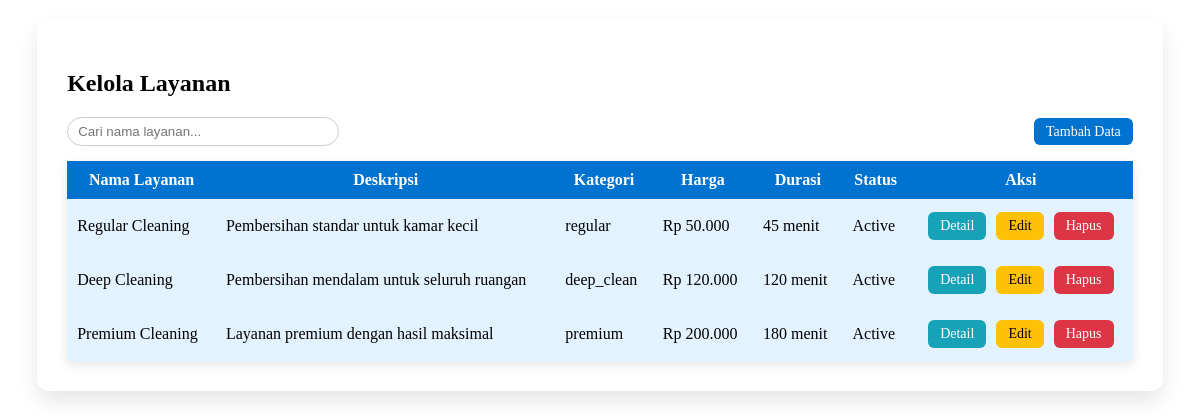
The page /Frontend/Admin/layanan/layanan.php (signed in) on the database its author committed.
### tables this page shows
CREATE TABLE `services` (
  `id` bigint(20) UNSIGNED NOT NULL,
  `name` varchar(100) NOT NULL,
  `category` enum('regular','deep_clean','premium') NOT NULL,
  `price` decimal(10,2) NOT NULL,
  `duration_minutes` int(11) NOT NULL,
  `status` enum('active','inactive') DEFAULT 'active',
  `short_description` varchar(255) DEFAULT NULL,
  `full_description` mediumtext DEFAULT NULL,
  `features` mediumtext DEFAULT NULL,
  `not_included` mediumtext DEFAULT NULL,
  `created_at` timestamp NOT NULL DEFAULT current_timestamp(),
  `updated_at` timestamp NOT NULL DEFAULT current_timestamp() ON UPDATE current_timestamp()
);

### Frontend/Admin/layanan/layanan.php (the view, shortened to what this page needs)
<?php
require __DIR__ . '/../../../Backend/db.php';
$search = trim($_GET['search'] ?? '');
$sql = "SELECT id, name, short_description, category, price, duration_minutes, status
        FROM services";
if ($search !== '') {
    $sql .= " WHERE name LIKE ?";
    $stmt = $conn->prepare($sql);
    $param = "%" . $search . "%";
    $stmt->bind_param("s", $param);
} else {
    $stmt = $conn->prepare($sql);
}
$stmt->execute();
$result = $stmt->get_result();
?>
<!DOCTYPE html>
<html>
<head>
</head>
<body>
<div class="cleanify-card">
<h2>Kelola Layanan</h2>
<div class="top-bar">
    <div class="search">
        <form method="GET" style="display: inline;">
            <input type="text" name="search" placeholder="Cari nama layanan..."
                   class="search-input"
                   value="<?= htmlspecialchars($search); ?>">
        </form>
    </div>
    <div class="add-btn">
        <a href="create_layanan.php" class="btn btn-success">Tambah Data</a>
    </div>
</div>
<table class="table table-bordered table-striped">
	<thead>
		<tr>
			<th>Nama Layanan</th>
			<th>Deskripsi</th>
			<th>Kategori</th>
			<th>Harga</th>
			<th>Durasi</th>
			<th>Status</th>
			<th>Aksi</th>
		</tr>
	</thead>
	<tbody>
		<?php if ($result->num_rows > 0): ?>
			<?php while($row = $result->fetch_assoc()): ?>
				<tr>
					<td><?= htmlspecialchars($row['name']); ?></td>
					<td><?= htmlspecialchars($row['short_description']); ?></td>
					<td><?= htmlspecialchars($row['category']); ?></td>
					<td>Rp <?= number_format($row['price'], 0, ",", "."); ?></td>
					<td><?= (int)$row['duration_minutes']; ?> menit</td>
					<td>
						<span class="badge bg-<?= $row['status'] === 'active' ? 'success' : 'danger'; ?>">
							<?= ucfirst($row['status']); ?>
						</span>
					</td>
					<td class="td-aksi">
						<a href="detail.php?id=<?= (int)$row['id']; ?>" class="btn btn-info btn-sm">Detail</a>
						<a href="update.php?id=<?= (int)$row['id']; ?>" class="btn btn-warning btn-sm">Edit</a>
						<a href="delete.php?id=<?= (int)$row['id']; ?>"
						   onclick="return confirm('Hapus layanan ini?');"
						   class="btn btn-danger btn-sm">Hapus</a>
					</td>
				</tr>
			<?php endwhile; ?>
		<?php else: ?>
			<tr><td colspan="7" class="text-center">Data layanan tidak tersedia.</td></tr>
		<?php endif; ?>
	</tbody>
</table>
</div>
</body>
</html>

### Frontend/Admin/layanan/layanan.php (style rules this page uses)
.cleanify-card { background: white; padding: 30px; border-radius: 12px; box-shadow: 0 10px 20px rgba(0,0,0,0.1); margin: 20px auto; width: 90%; }
.top-bar { display: flex; justify-content: space-between; align-items: center; margin-bottom: 15px; }
.top-bar .search input { max-width: 250px; }
.search-input { padding: 6px 10px; border-radius: 50px; border: 1px solid #ccc; width: 250px; }
.table { width: 100%; border-collapse: collapse; box-shadow: 0 4px 10px rgba(0,0,0,0.1); }
.table th { background-color: #0072CF; color: white; padding: 10px; font-weight: bold; text-align: center; }
.table td { padding: 10px; background: #e3f2ff; }
.td-aksi { text-align: center; }
.td-aksi a { display: inline-block; margin: 3px; }
.btn { padding: 6px 12px; border-radius: 6px; font-size: 14px; text-decoration: none; }
.btn-success { background: #0072CF; color: white; }
.btn-info { background: #17a2b8; color: white; }
.btn-warning { background: #ffc107; color: black; }
.btn-danger { background: #dc3545; color: white; }

### rows shown on the page
services: name "Regular Cleaning", short_description "Pembersihan standar untuk kamar kecil", category "regular", price "50.000", duration_minutes "45", status "Active"
services: name "Deep Cleaning", short_description "Pembersihan mendalam untuk seluruh ruangan", category "deep_clean", price "120.000", duration_minutes "120", status "Active"
services: name "Premium Cleaning", short_description "Layanan premium dengan hasil maksimal", category "premium", price "200.000", duration_minutes "180", status "Active"
